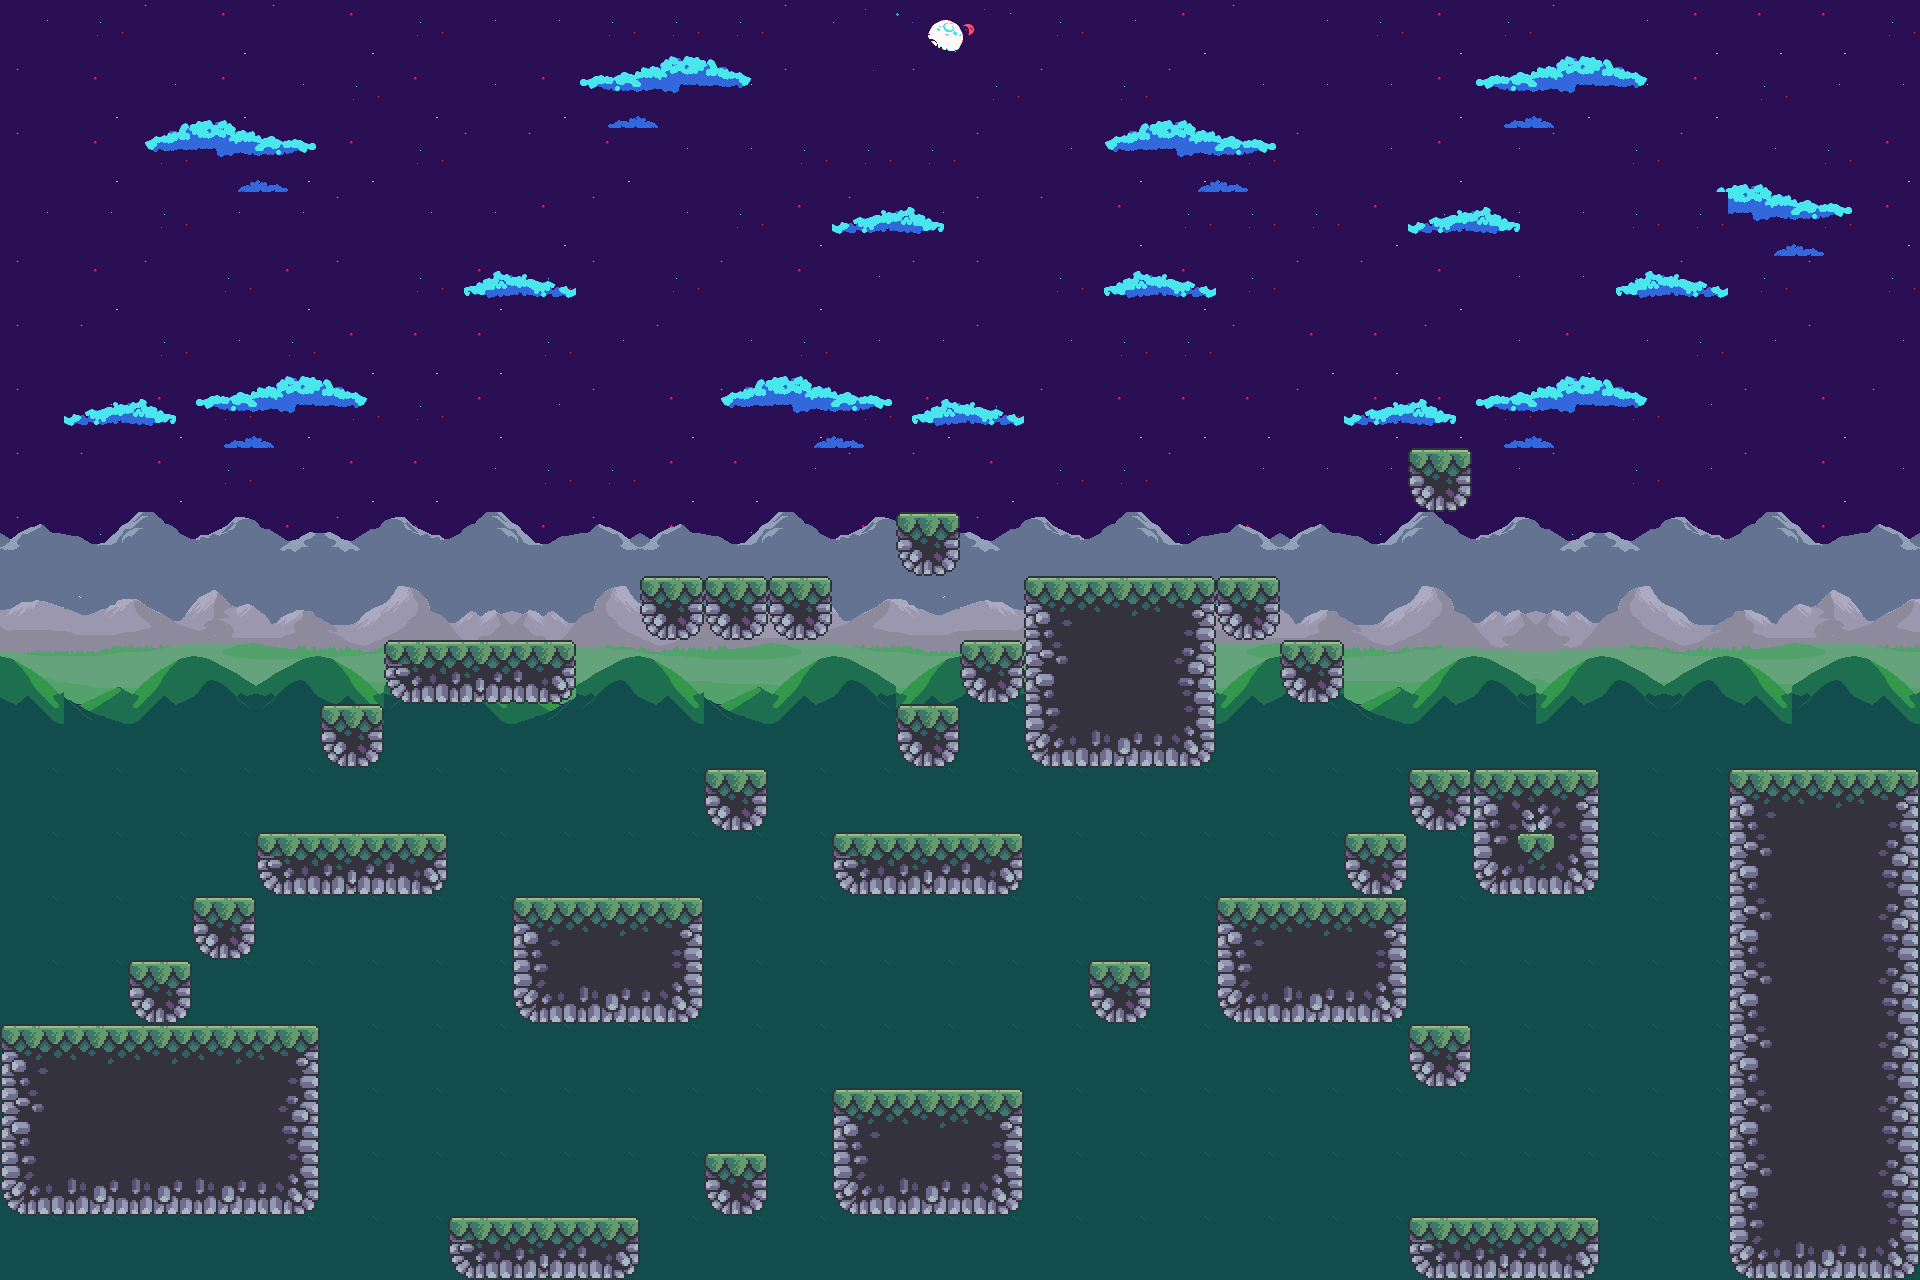

The image is a tile-based game level rendered from a .tmx file. Its description and source (layers, tilesets, objects; grid data summarised) follow:
An orthogonal 30x20 tile map with 64x64 px tiles, 6 tile layers (BG 1, BG 2 (awan), BG 3 (rck mt), BG 4 (grass mt), ...), 20 tilesets and 88 objects (31x Grass, 15x Fish, 12x Tree, 11x House, 5x Slime, ...).

<map version="1.10" tiledversion="1.10.2" orientation="orthogonal" renderorder="right-down" width="30" height="20" tilewidth="64" tileheight="64" infinite="0" nextlayerid="13" nextobjectid="193">
 <tileset firstgid="1" name="48x48 trees" tilewidth="48" tileheight="48" tilecount="4" columns="4">
  <image source="Stage Tiles/bahan/48x48 trees.png" width="192" height="48" />
 </tileset>
 <tileset firstgid="5" name="background_sky" tilewidth="64" tileheight="64" tilecount="10" columns="5">
  <image source="Stage Tiles/bahan/background_sky.png" width="360" height="180" />
 </tileset>
 <tileset firstgid="15" name="BGBack" tilewidth="64" tileheight="64" tilecount="40" columns="8">
  <image source="Stage Tiles/bahan/BGBack.png" width="512" height="320" />
 </tileset>
 <tileset firstgid="55" name="BGFront" tilewidth="64" tileheight="64" tilecount="40" columns="8">
  <image source="Stage Tiles/bahan/BGFront.png" width="512" height="320" />
 </tileset>
 <tileset firstgid="95" name="clouds" tilewidth="64" tileheight="64" tilecount="10" columns="5">
  <image source="Stage Tiles/bahan/clouds.png" width="360" height="180" />
 </tileset>
 <tileset firstgid="105" name="Grass Mountains" tilewidth="64" tileheight="64" tilecount="25" columns="5">
  <image source="Stage Tiles/bahan/Grass Mountains.png" width="320" height="320" />
 </tileset>
 <tileset firstgid="130" name="grass" tilewidth="64" tileheight="64" tilecount="5" columns="5">
  <image source="Stage Tiles/bahan/grass.png" width="320" height="64" />
 </tileset>
 <tileset firstgid="135" name="outside" tilewidth="64" tileheight="64" tilecount="48" columns="12">
  <image source="Stage Tiles/bahan/outside.png" width="768" height="256" />
 </tileset>
 <tileset firstgid="183" name="Rock Mountains" tilewidth="64" tileheight="64" tilecount="25" columns="5">
  <image source="Stage Tiles/bahan/Rock Mountains.png" width="320" height="320" />
 </tileset>
 <tileset firstgid="208" name="4_5_11zon" tilewidth="48" tileheight="48" tilecount="1" columns="1">
  <image source="Stage Tiles/spike gozy/11zon_resized/4_5_11zon.png" width="50" height="50" />
 </tileset>
 <tileset firstgid="209" name="16x32 trees" tilewidth="16" tileheight="32" tilecount="8" columns="4">
  <image source="Stage Tiles/bahan/16x32 trees.png" width="64" height="64" />
 </tileset>
 <tileset firstgid="217" name="5_11zon" tilewidth="64" tileheight="64" tilecount="1" columns="1">
  <image source="Stage Tiles/bahan/5_11zon.png" width="64" height="64" />
 </tileset>
 <tileset firstgid="218" name="9" tilewidth="16" tileheight="16" tilecount="3" columns="3">
  <image source="Stage Tiles/bahan/Bushes/9.png" width="61" height="25" />
 </tileset>
 <tileset firstgid="221" name="7" tilewidth="24" tileheight="24" tilecount="2" columns="2">
  <image source="Stage Tiles/bahan/Bushes/7.png" width="61" height="24" />
 </tileset>
 <tileset firstgid="223" name="1" tilewidth="32" tileheight="32" tilecount="2" columns="1">
  <image source="Stage Tiles/ayam/1.png" width="32" height="72" />
 </tileset>
 <tileset firstgid="225" name="1" tilewidth="57" tileheight="57" tilecount="2" columns="2">
  <image source="Stage Tiles/mukbang/1.png" width="115" height="62" />
 </tileset>
 <tileset firstgid="227" name="1" tilewidth="59" tileheight="59" tilecount="1" columns="1">
  <image source="Stage Tiles/snack/1.png" width="62" height="62" />
 </tileset>
 <tileset firstgid="228" name="1" tilewidth="57" tileheight="64" tilecount="6" columns="3">
  <image source="Stage Tiles/Rumah Gozy/1.png" width="180" height="147" />
 </tileset>
 <tileset firstgid="234" name="2" tilewidth="64" tileheight="64" tilecount="4" columns="2">
  <image source="Stage Tiles/enemy/slime 2/2.png" width="141" height="140" />
 </tileset>
 <tileset firstgid="238" name="1" tilewidth="16" tileheight="16" tilecount="12" columns="4">
  <image source="Stage Tiles/rumah_2/1.png" width="64" height="51" />
 </tileset>
 <layer id="1" name="BG 1" width="30" height="20">
  <data>[600 cells, 600 non-empty, 8 distinct tile ids]</data>
 </layer>
 <layer id="2" name="BG 2 (awan)" width="30" height="20">
  <data>[600 cells, 79 non-empty, 10 distinct tile ids]</data>
 </layer>
 <layer id="3" name="BG 3 (rck mt)" width="30" height="20">
  <data>[600 cells, 90 non-empty, 10 distinct tile ids]</data>
 </layer>
 <layer id="4" name="BG 4 (grass mt)" width="30" height="20">
  <data>[600 cells, 60 non-empty, 16 distinct tile ids]</data>
 </layer>
 <layer id="5" name="BG 5 (grass mt 2)" width="30" height="20">
  <data>[600 cells, 300 non-empty, 6 distinct tile ids]</data>
 </layer>
 <objectgroup id="11" name="Object 2">
  <object id="78" name="Tree" gid="1" x="294.667" y="832" width="116" height="116" />
  <object id="82" name="Tree" gid="3" x="916" y="1090" width="136" height="136" />
  <object id="83" name="Tree" gid="3" x="512" y="896" width="174" height="174" />
  <object id="84" name="Tree" gid="2" x="1027" y="583" width="202" height="202" />
  <object id="86" name="Tree" gid="212" x="448" y="1216" width="61" height="122" />
  <object id="88" name="Tree" gid="211" x="1408" y="1024" width="54" height="108" />
  <object id="89" name="Tree" gid="214" x="1402" y="456" width="76" height="152" />
  <object id="90" name="Tree" gid="2" x="1472" y="768" width="135" height="135" />
  <object id="91" name="Tree" gid="4" x="121.333" y="960.833" width="71.75" height="71.8333" />
  <object id="92" name="Tree" gid="3" x="350" y="648" width="258" height="258" visible="0" />
  <object id="93" name="Tree" gid="1" x="882.333" y="524.833" width="168" height="168" visible="0" />
  <object id="94" name="Tree" gid="209" x="704" y="1152" width="69" height="138" visible="0" />
 </objectgroup>
 <objectgroup id="12" name="Data">
  <properties>
   <property name="level_unlock" type="int" value="0" />
  </properties>
  <object id="173" x="120" y="80" width="90" height="106">
   <properties>
    <property name="level_unlock" type="int" value="0" />
   </properties>
  </object>
  <object id="174" x="430" y="-246" />
 </objectgroup>
 <layer id="8" name="Pijakan" width="30" height="20">
  <data>[600 cells, 103 non-empty, 17 distinct tile ids]</data>
 </layer>
 <objectgroup id="6" name="Object">
  <object id="1" name="Grass" gid="130" x="0" y="1024" width="64" height="64" />
  <object id="2" name="Grass" gid="131" x="64" y="1024" width="64" height="64" />
  <object id="3" name="Grass" gid="132" x="128" y="1024" width="64" height="64" />
  <object id="4" name="Grass" gid="133" x="192" y="1024" width="64" height="64" />
  <object id="5" name="Grass" gid="134" x="256" y="1024" width="64" height="64" />
  <object id="22" name="Grass" gid="130" x="256" y="832" width="64" height="64" />
  <object id="23" name="Grass" gid="2147483779" x="320" y="832" width="64" height="64" />
  <object id="24" name="Grass" gid="131" x="384" y="832" width="64" height="64" />
  <object id="25" name="Grass" gid="130" x="512" y="896" width="64" height="64" />
  <object id="26" name="Grass" gid="131" x="576" y="896" width="64" height="64" />
  <object id="27" name="Grass" gid="132" x="640" y="896" width="64" height="64" />
  <object id="28" name="Grass" gid="131" x="384" y="640" width="64" height="64" />
  <object id="29" name="Grass" gid="131" x="448" y="640" width="64" height="64" />
  <object id="30" name="Grass" gid="131" x="512" y="640" width="64" height="64" />
  <object id="31" name="Grass" gid="131" x="640" y="576" width="64" height="64" />
  <object id="32" name="Slime" gid="131" x="704" y="576" width="64" height="64" />
  <object id="33" name="Grass" gid="131" x="768" y="576" width="64" height="64" />
  <object id="34" name="Grass" gid="133" x="832" y="832" width="64" height="64" />
  <object id="35" name="Grass" gid="133" x="896" y="832" width="64" height="64" />
  <object id="36" name="Grass" gid="133" x="960" y="832" width="64" height="64" />
  </objectgroup>
</map>
<!-- 54 of 88 objects omitted -->
